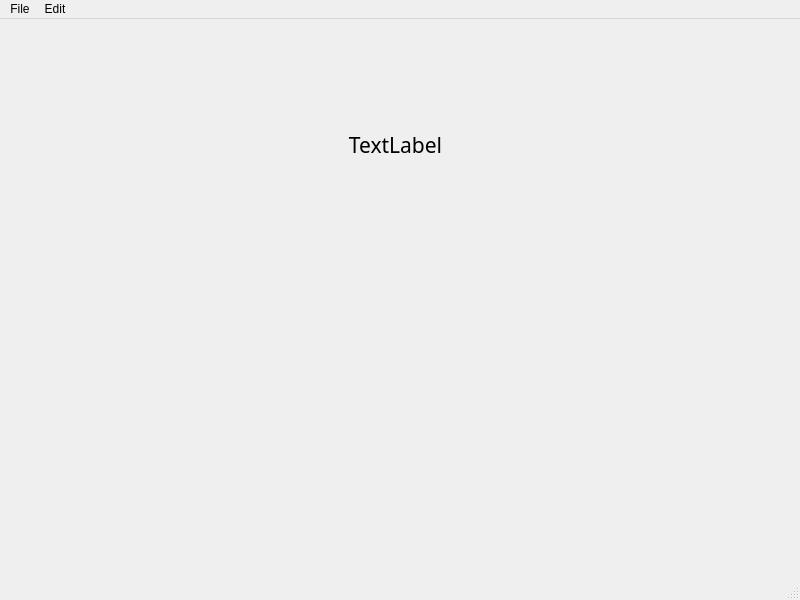
<?xml version="1.0" encoding="UTF-8"?>
<ui version="4.0">
 <class>MainWindow</class>
 <widget class="QMainWindow" name="MainWindow">
  <property name="geometry">
   <rect>
    <x>0</x>
    <y>0</y>
    <width>800</width>
    <height>600</height>
   </rect>
  </property>
  <property name="windowTitle">
   <string>MainWindow</string>
  </property>
  <widget class="QWidget" name="centralwidget">
   <widget class="QLabel" name="label">
    <property name="geometry">
     <rect>
      <x>290</x>
      <y>80</y>
      <width>211</width>
      <height>91</height>
     </rect>
    </property>
    <property name="font">
     <font>
      <family>Monospac821 BT</family>
      <pointsize>16</pointsize>
     </font>
    </property>
    <property name="text">
     <string>TextLabel</string>
    </property>
    <property name="alignment">
     <set>Qt::AlignCenter</set>
    </property>
   </widget>
  </widget>
  <widget class="QMenuBar" name="menubar">
   <property name="geometry">
    <rect>
     <x>0</x>
     <y>0</y>
     <width>800</width>
     <height>26</height>
    </rect>
   </property>
   <widget class="QMenu" name="menuFile">
    <property name="title">
     <string>File</string>
    </property>
    <addaction name="actionNew"/>
    <addaction name="actionSave"/>
   </widget>
   <widget class="QMenu" name="menuEdit">
    <property name="title">
     <string>Edit</string>
    </property>
    <addaction name="actionCopy"/>
    <addaction name="actionPaste"/>
   </widget>
   <addaction name="menuFile"/>
   <addaction name="menuEdit"/>
  </widget>
  <widget class="QStatusBar" name="statusbar"/>
  <action name="actionNew">
   <property name="text">
    <string>New</string>
   </property>
   <property name="statusTip">
    <string>Create a new file</string>
   </property>
   <property name="shortcut">
    <string>Ctrl+N</string>
   </property>
  </action>
  <action name="actionSave">
   <property name="text">
    <string>Save</string>
   </property>
   <property name="statusTip">
    <string>Save a file</string>
   </property>
   <property name="shortcut">
    <string>Ctrl+S</string>
   </property>
  </action>
  <action name="actionCopy">
   <property name="text">
    <string>Copy</string>
   </property>
   <property name="statusTip">
    <string>Copy a file</string>
   </property>
   <property name="shortcut">
    <string>Ctrl+C</string>
   </property>
  </action>
  <action name="actionPaste">
   <property name="text">
    <string>Paste</string>
   </property>
   <property name="statusTip">
    <string>Paste a file</string>
   </property>
   <property name="shortcut">
    <string>Ctrl+V</string>
   </property>
  </action>
 </widget>
 <resources/>
 <connections/>
</ui>
